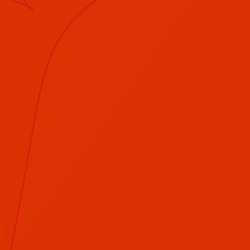
Frame 1 (no input)
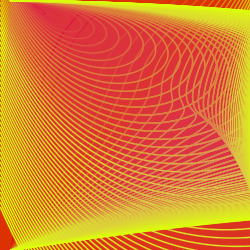
Frame 60 (the mouse pressed at the canvas centre just before this capture)
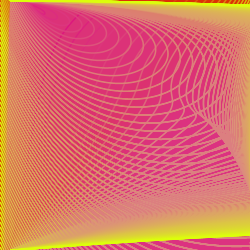
Frame 120 (the mouse held since frame 60 and released just before this capture)

The Processing sketch that drew these frames (run headless with seeded random() and noise(); from frame 60 on, the mouse is pressed at the canvas centre):

// Processing sketch: processing_19419
// ── processing_19419.pde

void setup (){
size(250,250);
smooth();
background(220,50,3,5); }

  float a=2; //position variable
  float b=2; //position variable
  float speed=0.001; //value for speed
  float radius=10; //circle size

void draw(){   
a=radius+a;
b=radius+b;

    fill(245,radius,170,speed+1); //color for stroke and faster the speed a little bit
    stroke(220,a+b,radius);
    strokeWeight(1.5);
     
      bezier(0,a-100,a,b*3,b*5,radius,radius,0); //curve start from top left
      bezier(250,a-100,a,b*3,b*5,radius,radius,250);//curve start from bottom right
 a+=speed-5;
  b+=speed-5;// increase value to move curves
}
